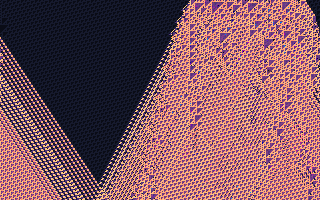
#> input picture fixpoint.bmp, 320 x 200 px
$ python verify.py
#> lines starting #> are read from the running program, lines starting #| are printed output that depends on the picture; after the words box and inside, x2 and y2 are one past the last pixel; in counts of white or black regions, pixels touching at a corner belong together
"""check every claim fixpoint.bmp makes, then boot it.

  as a bmp      pillow, ffmpeg and chrome all decode it to the same pixels
  as a disk     55 AA, legal partition status bytes, a jump into the palette
  as a picture  every row follows from the one above by rule 110, and every
                cell the program hasn't reached is dark
  as an archive the zip in its padding is the source in this repo
  as a program  booted in qemu, video memory holds exactly its 64,000 pixel
                bytes, and the screen shows exactly its colours

needs numpy, pillow and qemu-system-i386. ffmpeg and chrome are checked when installed.
usage: python3 verify.py [fixpoint.bmp]
"""

import io
import os
import shutil
import socket
import struct
import subprocess
import sys
import tempfile
import time
import zipfile
from pathlib import Path

import numpy as np
from PIL import Image

W, H = 320, 200
CHROME = (
    "google-chrome",
    "chromium",
    "chromium-browser",
    "/Applications/Google Chrome.app/Contents/MacOS/Google Chrome",
)
results = []


def check(name, ok, detail=""):
    results.append(ok)
    print(f"  {'ok  ' if ok else 'FAIL'}  {name}{'  ' + detail if detail else ''}")


def skip(name, why):
    print(f"  --    {name}  ({why})")


def boot(path, timeout=30):
    """boot in qemu. once the screen is in mode 13h and has stopped changing, return
    it and the 64,000 bytes of video memory at A000:0000, or (None, None)."""
    tmp = tempfile.mkdtemp()
    sock = os.path.join(tmp, "mon.sock")
    qemu = subprocess.Popen(
        [
            "qemu-system-i386",
            "-drive",
            f"format=raw,file={path},if=ide",
            "-display",
            "none",
            "-monitor",
            f"unix:{sock},server,nowait",
            "-no-reboot",
        ],
        stderr=subprocess.DEVNULL,
    )
    try:
        s = socket.socket(socket.AF_UNIX)
        for _ in range(200):
            try:
                s.connect(sock)
                break
            except OSError:
                time.sleep(0.05)
        s.settimeout(10)

        def monitor(cmd=None):  # send a command, wait for the prompt
            if cmd:
                s.send(cmd.encode() + b"\n")
            buf = b""
            while not buf.rstrip().endswith(b"(qemu)"):
                buf += s.recv(65536)

        monitor()
        prev, n, deadline = None, 0, time.time() + timeout
        while time.time() < deadline:
            shot = os.path.join(tmp, f"{n}.ppm")
            n += 1
            monitor(f'screendump "{shot}"')
            im = Image.open(shot)
            if im.size != (2 * W, 2 * H):  # still in the bios text mode
                time.sleep(0.1)
                continue
            frame = im.convert("RGB").resize((W, H), Image.NEAREST)
            if prev is not None and frame.tobytes() == prev.tobytes():
                vram = os.path.join(tmp, "vram.bin")
                monitor(f'pmemsave 0xA0000 {W * H} "{vram}"')
                return frame, Path(vram).read_bytes()
            prev = frame
            time.sleep(0.25)
        return None, None
    finally:
        qemu.kill()
        qemu.wait()
        shutil.rmtree(tmp)


def rule110(row0):
    """the tape, written independently of build.py: cell i = rule 110 of i-321, i-320, i-319."""
    t = np.zeros(W * H, np.uint8)
    t[:W] = row0
    for i in range(W + 1, W * H):
        left, centre, right = int(t[i - W - 1]), int(t[i - W]), int(t[i - W + 1])
        t[i] = (centre | right) & ~(left & centre & right) & 0xFF
    return t


def cone_edges(reached, p0, p1, gens=100):
    """how far past the program's ends the influence has travelled, generation by generation,
    along the tape. past about generation 100 the cone overlaps itself and edges blur."""
    right, left = np.zeros(gens, int), np.zeros(gens, int)
    for g in range(1, gens):
        base = W * g
        for side, start, step in ((right, p1, 1), (left, p0, -1)):
            gap, d = 0, 0
            while gap < 40 and 0 <= base + start + step * (d + 1) < W * H:
                d += 1
                if reached[base + start + step * d]:
                    side[g], gap = d, 0
                else:
                    gap += 1
    return right, left


def out_of_step(calm, x):
    """reached-but-dark cells connected to the program's last 14 cells (8-way, on the screen)."""
    calm = calm.reshape(H, W)
    seen = np.zeros_like(calm)
    todo = [(0, c) for c in range(x, W) if calm[0, c]]
    for cell in todo:
        seen[cell] = True
    while todo:
        y, c = todo.pop()
        for dy in (-1, 0, 1):
            for dc in (-1, 0, 1):
                yy, cc = y + dy, c + dc
                if 0 <= yy < H and 0 <= cc < W and calm[yy, cc] and not seen[yy, cc]:
                    seen[yy, cc] = True
                    todo.append((yy, cc))
    return seen.reshape(-1)


def chrome_decode(path, tmp):
    exe = next((c for c in CHROME if shutil.which(c)), None)
    if not exe:
        return None
    shutil.copy(path, os.path.join(tmp, "img.bmp"))
    with open(os.path.join(tmp, "v.html"), "w") as f:
        f.write('<!doctype html><body style="margin:0"><img src="img.bmp" style="display:block">')
    shot = os.path.join(tmp, "chrome.png")
    subprocess.run(
        [
            exe,
            "--headless=new",
            "--no-sandbox",
            "--disable-gpu",
            "--hide-scrollbars",
            "--force-color-profile=srgb",
            "--force-device-scale-factor=1",
            f"--window-size={W},{H}",
            f"--screenshot={shot}",
            "file://" + os.path.join(tmp, "v.html"),
        ],
        stdout=subprocess.DEVNULL,
        stderr=subprocess.DEVNULL,
        timeout=60,
    )
    return Image.open(shot).convert("RGB").crop((0, 0, W, H))


def ffmpeg_decode(path, tmp):
    if not shutil.which("ffmpeg"):
        return None
    out = os.path.join(tmp, "ffmpeg.png")
    subprocess.run(["ffmpeg", "-loglevel", "error", "-y", "-i", path, "-pix_fmt", "rgb24", out], check=True)
    return Image.open(out).convert("RGB")


def main():
    path = sys.argv[1] if len(sys.argv) > 1 else "fixpoint.bmp"
    data = Path(path).read_bytes()

    print("as a bmp")
    ref = Image.open(path)
#> ref is the input picture: PIL image 320x200 P; mean R, G, B 127.7, 85.6, 93.7
    check("pillow decodes 320x200, 8 bit", ref.size == (W, H) and ref.mode == "P")
    size, reserved, offset = struct.unpack("<IIL", data[2:14])
    check("file size field is true", size == len(data), f"{size} bytes")
    check("reserved fields are zero", reserved == 0)
    check("pixels are the bytes at the pixel offset", ref.tobytes() == data[offset : offset + W * H])
    rgb = ref.convert("RGB")
    for name, decode in (("ffmpeg", ffmpeg_decode), ("chrome", chrome_decode)):
        with tempfile.TemporaryDirectory() as tmp:
            im = decode(path, tmp)
        if im is None:
            skip(f"{name} decodes the same pixels", "not installed")
        else:
            check(f"{name} decodes the same pixels", im.tobytes() == rgb.tobytes())

    print("as a disk")
    check("boot signature 55 AA", data[510:512] == b"\x55\xaa")
    status = [data[o] for o in (446, 462, 478, 494)]
    check("partition status bytes are legal", all(s in (0, 0x80) for s in status), " ".join(f"{s:02X}" for s in status))
    check(
        "offset 2, the file size, jumps into the palette",
        data[2] == 0xEB and 62 <= 4 + data[3] < 1078,
        f"EB {data[3]:02X}: jmp short to offset {4 + data[3]}",
    )

    print("as a picture")
    pixels = np.frombuffer(ref.tobytes(), np.uint8)
    check("every row follows from the row above by rule 110", (rule110(pixels[:W]) == pixels).all())
#|   ok    every row follows from the row above by rule 110
    row0 = pixels[:W]
#> row0 = 320 values, max 255 at index 0, min 0 at index 1, mean 144.1
    x0 = next(x for x in range(14, W) if row0[x] != row0[x - 14])
#> x0 = 190
    check(
        "row 0 is the ether, then the program",
        set(row0[:x0].tolist()) <= {0, 255},
        f"ether x=0..{x0 - 1}, program x={x0}..{W - 1}",
    )
    untouched = rule110(np.resize(row0[:14], W))  # the universe without the program
    reached = pixels != untouched
    agree = np.isin(pixels, [0, 255])
    check("every cell the program hasn't reached is dark", not (~reached & ~agree).any(), f"{(~reached).sum()} cells")
    print(
        f"        the program reaches {reached.sum()} cells ({reached.mean():.1%}); "
        f"{(reached & agree).sum()} of them look dark anyway ({(reached & agree).sum() / reached.sum():.2%})"
    )
#|         the program reaches 41471 cells (64.8%); 384 of them look dark anyway (0.93%)

    print("as a picture, the page's details")
    colours = len(np.unique(pixels))
#> colours = 256
    check("every one of the 256 colours appears", colours == 256, f"{colours} colours")
    signature = int((pixels == 0x72).sum())
#> signature = 107
    check("the boot signature's colour, entry 72, appears 107 times", signature == 107, f"{signature} pixels")
    tail = row0[W - 14 :]
#> tail = [255, 0, 255, 255, 255, 255, 255, 0, 0, 0, 255, 0, 0, 255]
    check(
        "the program ends with one period of the ether, 12 cells out of phase",
        (tail == row0[:14]).all() and (W - 14) % 14 == 12,
    )
    corner = out_of_step(reached & agree, W - 14)
#> in out_of_step, `calm = calm.reshape(H, W)`:
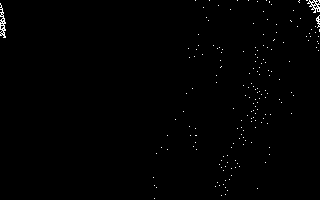
#> calm: shape (200, 320) bool; 0.6% white in thin lines or dots
#> in out_of_step, `todo = [(0, c) for c in range(x, W) if calm[0, c]]`: todo = [(0, 306), (0, 307), (0, 309), (0, 313), (0, 314), (0, 316), (0, 318), (0, 319)]
#> the loop in out_of_step, `for cell in todo:` made 8 passes
#> after the loop in out_of_step, `for cell in todo:`:
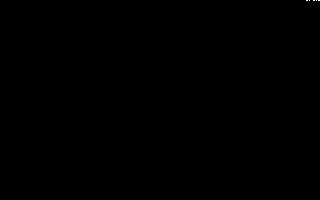
#> seen: shape (200, 320) bool; 0.01% white in thin lines or dots, all inside (x1, y1, x2, y2) = (306, 0, 320, 1)
#> the loop in out_of_step, `while todo:` made 78 passes
#> (y, c) on passes 1 to 12: (0, 319), (1, 319), (2, 319), (3, 318), (4, 319), (4, 318), (5, 317), (6, 318), (7, 319), (8, 319), (9, 319), (10, 319)
#> after the loop in out_of_step, `while todo:`: seen: shape (200, 320) bool; 0.12% white in thin lines or dots, all inside (x1, y1, x2, y2) = (306, 0, 320, 13)
#> after the loop in out_of_step, `while todo:`: todo = []
    depth = int(np.nonzero(corner.reshape(H, W).any(axis=1))[0].max()) + 1
#> depth = 13
    check("under it, a triangle of out-of-step ether 13 rows deep", depth == 13, f"{corner.sum()} cells")
    calm = int((reached & agree & ~corner).sum())
#> calm = 306
    check("306 reached cells elsewhere happen to look untouched", calm == 306, f"{calm} cells")
    right, left = cone_edges(reached, x0, W - 1)
#> right = 100 values, max 43 at index 99, min 0 at index 0, mean 15.33; left = 100 values, max 49 at index 97, min 0 at index 0, mean 25.17
    gens = np.arange(30, 100)
    vr, vl = np.polyfit(gens, right[30:100], 1)[0], np.polyfit(gens, left[30:100], 1)[0]
#> vr = 0.617; vl = 0.481
    check(
        "the cone's right edge stalls for 30 rows, then spreads at about 0.62 a row, the left at about 0.48",
        right[30] <= 6 and abs(vr - 0.62) < 0.03 and abs(vl - 0.48) < 0.03,
        f"right edge +{right[30]} at row 30; {vr:.3f} right, {vl:.3f} left over rows 30-100",
    )
#|   ok    the cone's right edge stalls for 30 rows, then spreads at about 0.62 a row, the left at about 0.48  right edge +4 at row 30; 0.617 right, 0.481 left over rows 30-100

    print("as an archive")
    try:
        z = zipfile.ZipFile(io.BytesIO(data))
        names = sorted(info.filename.split("/", 1)[1] for info in z.infolist())
        check(
            "carries exactly main.asm, stub.asm and build.py",
            names == ["build.py", "main.asm", "stub.asm"],
            ", ".join(names),
        )
        for info in z.infolist():
            name = info.filename.split("/", 1)[1]
            same = Path(name).exists() and z.read(info) == Path(name).read_bytes()
            check(f"carries {name}", same, "" if same else "differs from the repo")
    except zipfile.BadZipFile:
        check("carries its source as a zip", False)

    print("as a program")
    screen, vram = boot(path)
    if screen is None:
        check("boots into mode 13h", False)
    else:
        same = sum(a == b for a, b in zip(vram, ref.tobytes(), strict=False))
        check("video memory holds exactly the pixel bytes", same == W * H, f"{same}/{W * H} bytes")
        # the vga dac has 6 bits per channel, so compare colours at the dac's precision
        want = np.array(ref.convert("RGB")) >> 2
        got = np.array(screen) >> 2
        same = int((want == got).all(axis=2).sum())
        check(
            "the screen shows exactly the image's colours",
            same == W * H,
            f"{same}/{W * H} pixels, at the dac's 6 bits per channel",
        )

    print("all claims hold" if all(results) else "SOME CLAIMS FAIL")
    sys.exit(0 if all(results) else 1)


if __name__ == "__main__":
#> (the run stopped early here; a loop or call above may not have finished)
